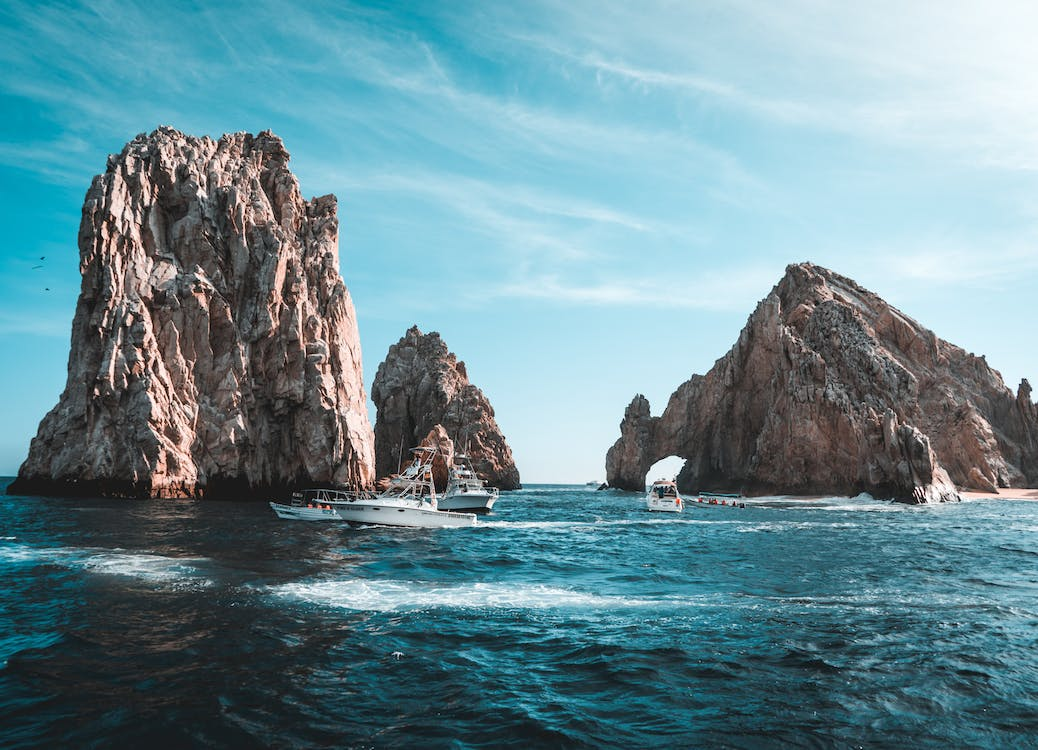
#> input picture Image-Segmentation-using-Contour-Detection/beach-and-boats.jpeg, 1038 x 750 px, found by its file name
$ python image-segmentation-using-contour-detection.py
#> lines starting #> are read from the running program, lines starting #| are printed output that depends on the picture; after the words box and inside, x2 and y2 are one past the last pixel; in counts of white or black regions, pixels touching at a corner belong together
import cv2
import numpy as np

img = cv2.imread("Open-CV/Image-Segmentation-using-Contour-Detection/beach-and-boats.jpeg")
#> img is the input picture: shape (750, 1038, 3); mean B, G, R 149.5, 140.1, 105.9

gray = cv2.cvtColor(img,cv2.COLOR_BGR2GRAY)
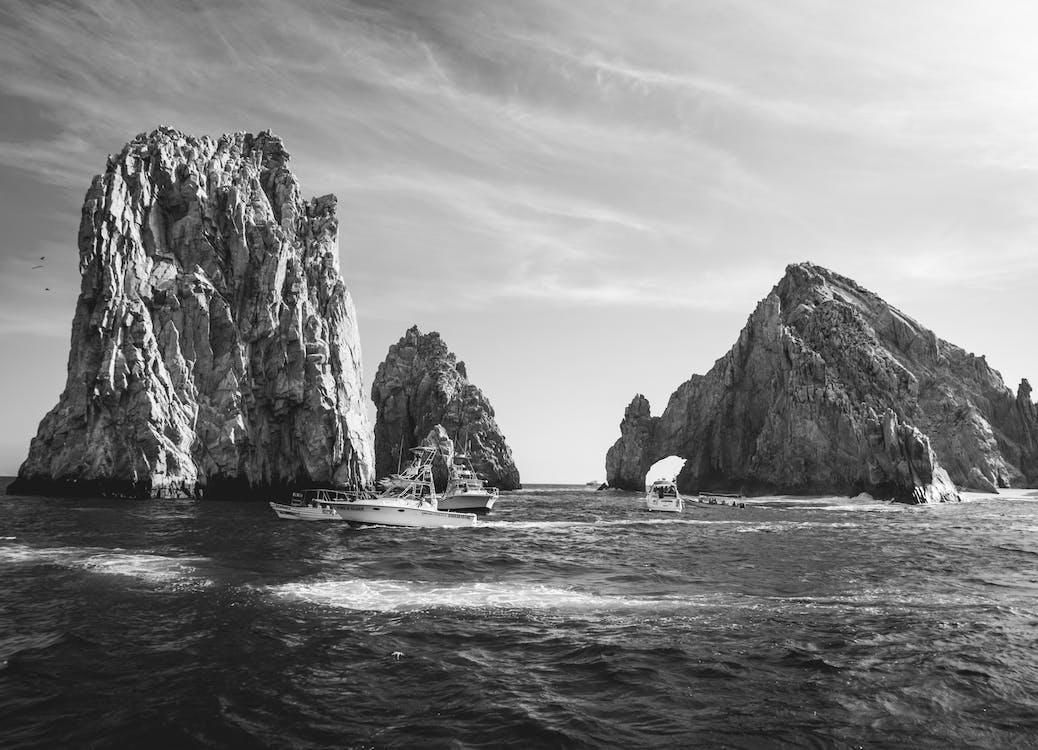
#> gray: shape (750, 1038); min 0, max 255, mean 131
_ , tresh = cv2.threshold(gray,np.mean(gray), 255, cv2.THRESH_BINARY_INV   )
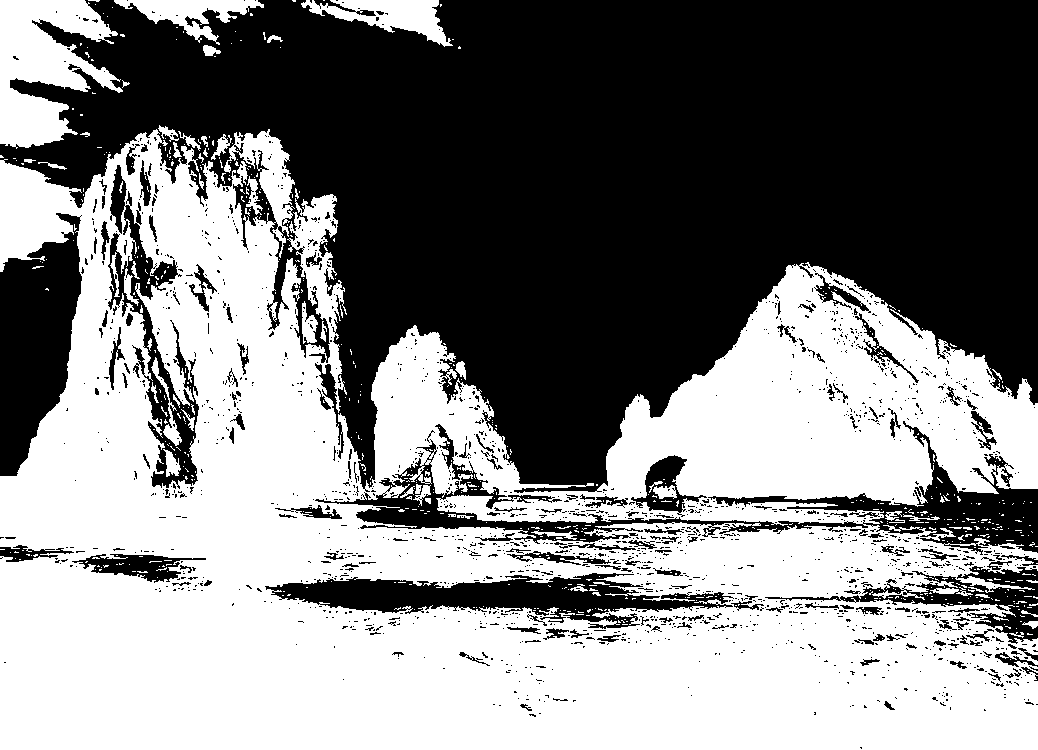
#> tresh: shape (750, 1038); 51.2% white; 1800 black regions (1627 under 20 px)


# GET CONTOURS

contours , hierarchy = cv2.findContours(tresh, cv2.RETR_LIST, cv2.CHAIN_APPROX_SIMPLE)
#> contours = 3035 contours, 2721 with area under 20; largest, box (x1, y1, x2, y2) and area: (0, 129, 1038, 750) 419561, (264, 572, 734, 630) 12708, (0, 0, 123, 149) 10335, (314, 423, 869, 545) 9360, (107, 204, 200, 489) 8757

print(len(contours))
#| 3035

# lets get the bigger area

cnt = sorted(contours, key=cv2.contourArea)[-1]
#> cnt = contour of 5269 points, box (x1, y1, x2, y2) (0, 129, 1038, 750), area 419561


mask = np.zeros( (750, 1038), dtype="uint8" )

maskedRed = cv2.drawContours(mask,[cnt] , -1 , (0 , 0 , 255), -1)
#> maskedRed: shape (750, 1038); every value is 0
maskedFinal = cv2.drawContours(mask,[cnt] , -1 , (255 , 255 , 255), -1)
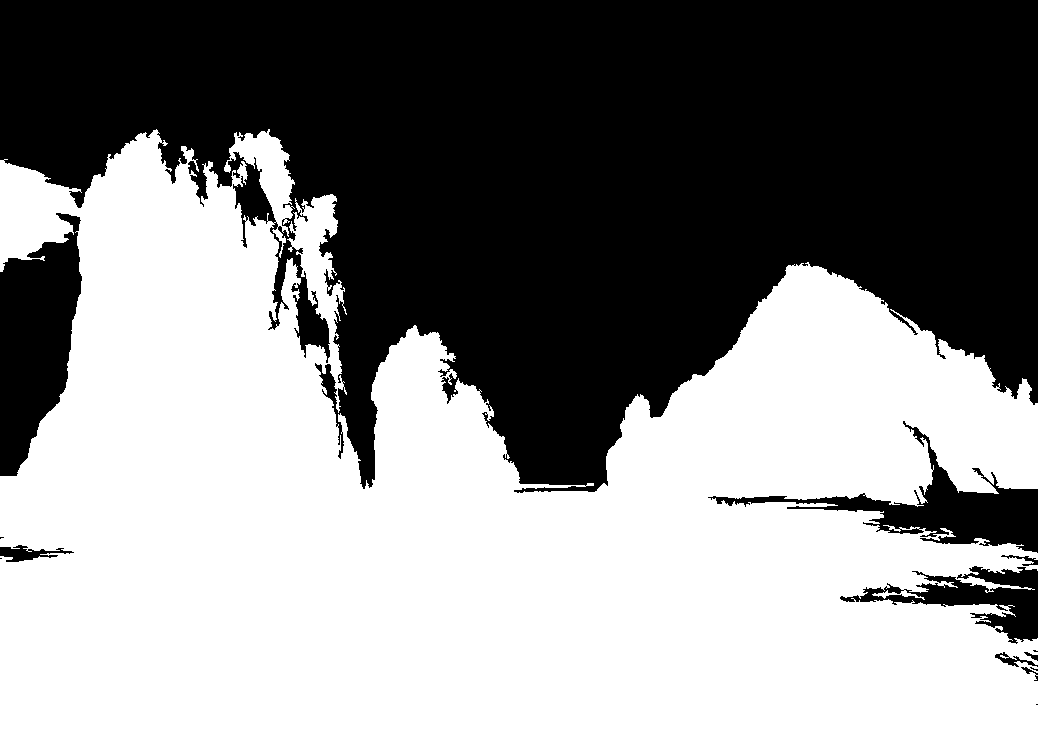
#> maskedFinal: shape (750, 1038); 54.6% white; 14 black regions (5 under 20 px), largest, box (x1, y1, x2, y2) and area: (0, 0, 1038, 493) 323753, (0, 213, 82, 476) 13871, (708, 421, 1038, 553) 9483

finalImage = cv2.bitwise_and(img, img, mask=maskedFinal)
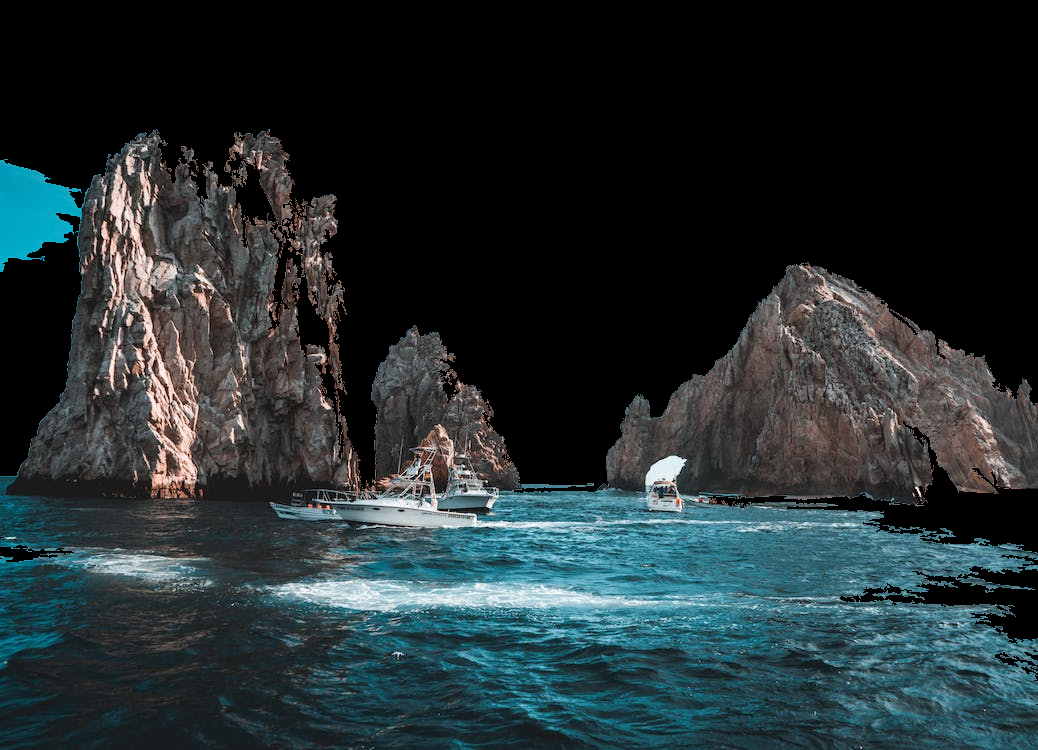
#> finalImage: shape (750, 1038, 3); mean B, G, R 49, 46.4, 35.4

cv2.imshow("Original", img)
cv2.imshow("maskedFinal", finalImage)

cv2.imwrite("c:/temp/maskedFinal.jpg",maskedFinal)
cv2.imwrite("c:/temp/finalImage.jpg",finalImage)

cv2.waitKey(0)

cv2.destroyAllWindows()
